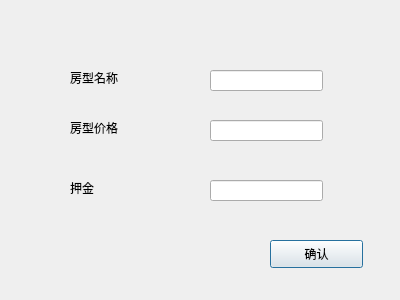
<?xml version="1.0" encoding="UTF-8"?>
<ui version="4.0">
 <class>new_type</class>
 <widget class="QDialog" name="new_type">
  <property name="geometry">
   <rect>
    <x>0</x>
    <y>0</y>
    <width>400</width>
    <height>300</height>
   </rect>
  </property>
  <property name="windowTitle">
   <string>创建新房型</string>
  </property>
  <widget class="QLineEdit" name="lineEdit">
   <property name="geometry">
    <rect>
     <x>210</x>
     <y>70</y>
     <width>113</width>
     <height>21</height>
    </rect>
   </property>
  </widget>
  <widget class="QLineEdit" name="lineEdit_2">
   <property name="geometry">
    <rect>
     <x>210</x>
     <y>120</y>
     <width>113</width>
     <height>21</height>
    </rect>
   </property>
  </widget>
  <widget class="QLabel" name="label">
   <property name="geometry">
    <rect>
     <x>70</x>
     <y>70</y>
     <width>72</width>
     <height>15</height>
    </rect>
   </property>
   <property name="text">
    <string>房型名称</string>
   </property>
  </widget>
  <widget class="QLabel" name="label_2">
   <property name="geometry">
    <rect>
     <x>70</x>
     <y>120</y>
     <width>72</width>
     <height>15</height>
    </rect>
   </property>
   <property name="text">
    <string>房型价格</string>
   </property>
  </widget>
  <widget class="QPushButton" name="pushButton">
   <property name="geometry">
    <rect>
     <x>270</x>
     <y>240</y>
     <width>93</width>
     <height>28</height>
    </rect>
   </property>
   <property name="text">
    <string>确认</string>
   </property>
  </widget>
  <widget class="QLabel" name="label_3">
   <property name="geometry">
    <rect>
     <x>70</x>
     <y>180</y>
     <width>72</width>
     <height>15</height>
    </rect>
   </property>
   <property name="text">
    <string>押金</string>
   </property>
  </widget>
  <widget class="QLineEdit" name="lineEdit_3">
   <property name="geometry">
    <rect>
     <x>210</x>
     <y>180</y>
     <width>113</width>
     <height>21</height>
    </rect>
   </property>
  </widget>
 </widget>
 <resources/>
 <connections/>
</ui>
